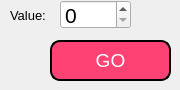
     <widget class="QWidget" name="page_10">
      <attribute name="label">
       <string>By Value</string>
      </attribute>
      <widget class="QPushButton" name="go_delete_0">
       <property name="geometry">
        <rect>
         <x>50</x>
         <y>40</y>
         <width>121</width>
         <height>41</height>
        </rect>
       </property>
       <property name="font">
        <font>
         <family>MS Shell Dlg 2</family>
         <pointsize>14</pointsize>
         <weight>50</weight>
         <italic>false</italic>
         <bold>false</bold>
        </font>
       </property>
       <property name="styleSheet">
        <string notr="true">font: 14pt &quot;MS Shell Dlg 2&quot;;
border-style: outset;
border-width: 2px;
background-color: rgb(255, 66, 116);
border-radius:10px;
color: rgb(255, 255, 255);
border-color:black ;
padding: 10px;
</string>
       </property>
       <property name="text">
        <string>GO</string>
       </property>
      </widget>
      <widget class="QSpinBox" name="spinBox_remove_byvalue">
       <property name="geometry">
        <rect>
         <x>60</x>
         <y>0</y>
         <width>71</width>
         <height>29</height>
        </rect>
       </property>
       <property name="font">
        <font>
         <family>MS Shell Dlg 2</family>
         <pointsize>16</pointsize>
         <weight>50</weight>
         <italic>false</italic>
         <bold>false</bold>
        </font>
       </property>
       <property name="styleSheet">
        <string notr="true">font: 16pt &quot;MS Shell Dlg 2&quot;;</string>
       </property>
      </widget>
      <widget class="QLabel" name="value_remove">
       <property name="geometry">
        <rect>
         <x>10</x>
         <y>0</y>
         <width>41</width>
         <height>31</height>
        </rect>
       </property>
       <property name="font">
        <font>
         <family>MS Shell Dlg 2</family>
         <pointsize>10</pointsize>
         <weight>50</weight>
         <italic>false</italic>
         <bold>false</bold>
        </font>
       </property>
       <property name="text">
        <string>Value:</string>
       </property>
      </widget>
     </widget>
